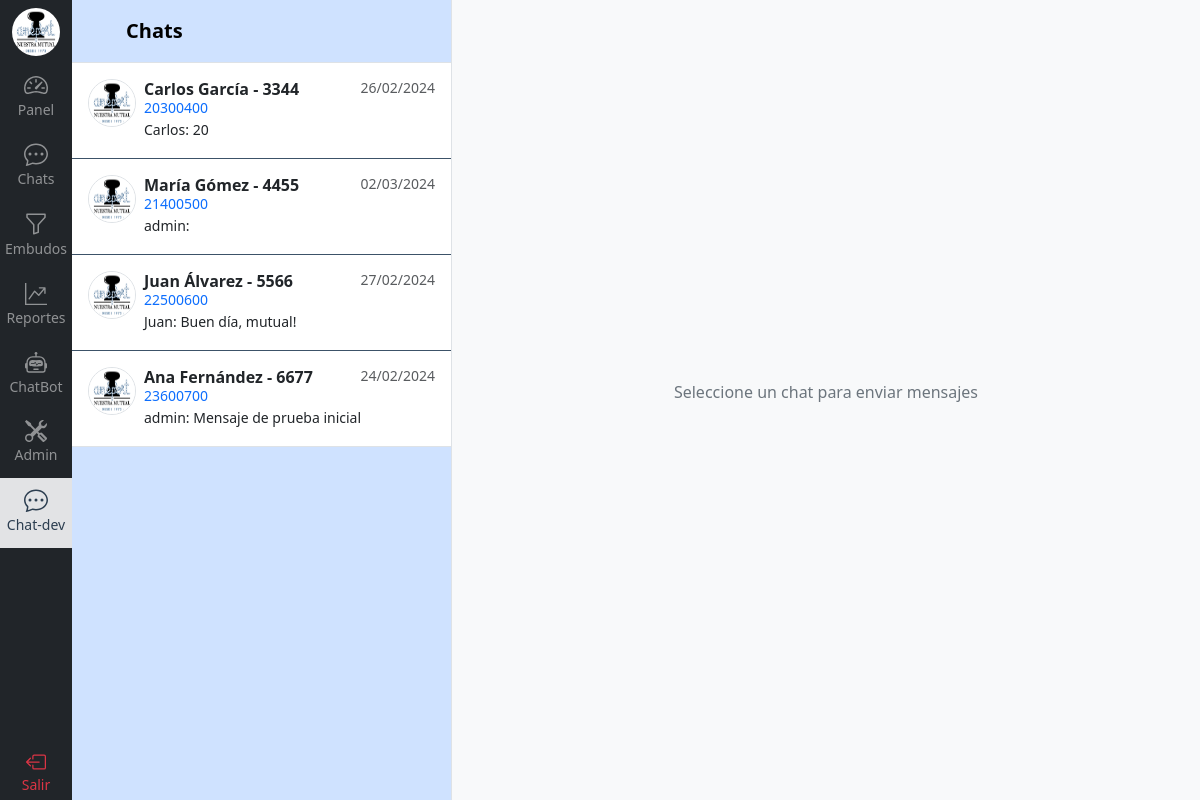
Page /contacto/chat-dev/todos (signed in) on the earlier database version.
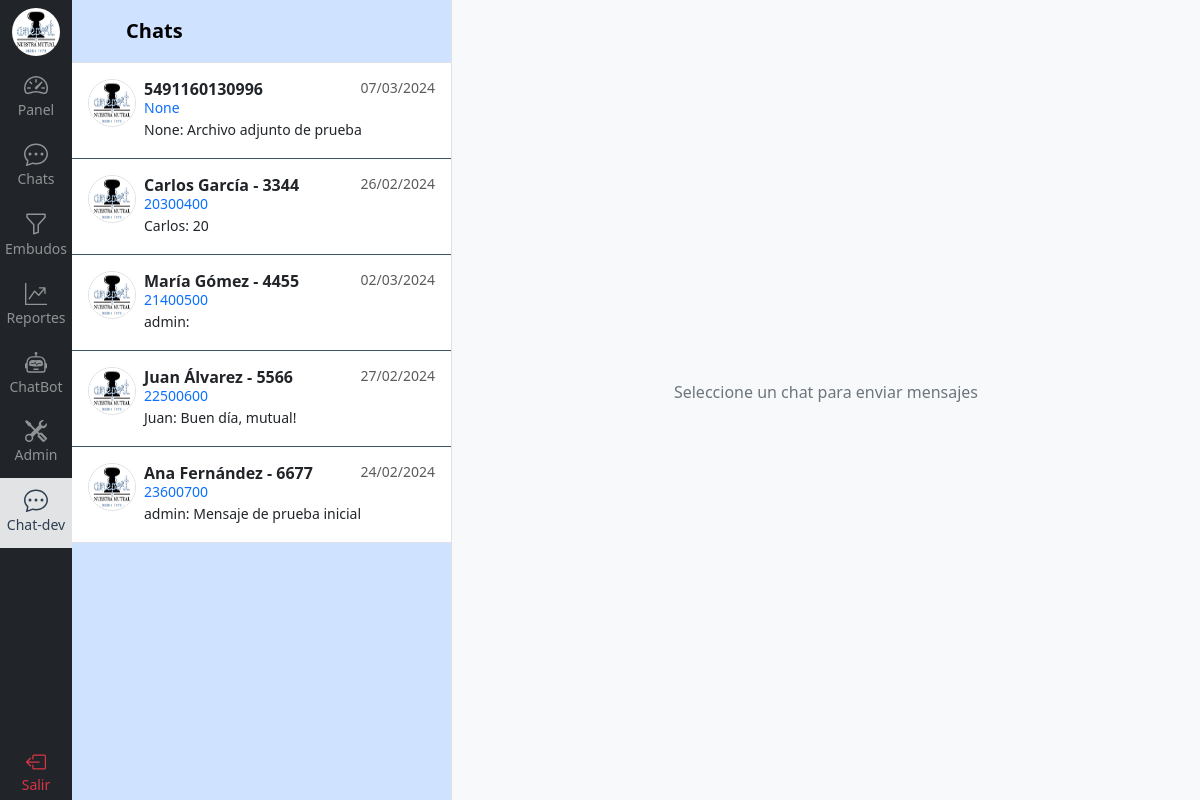
Same page on the later database version.
### chat/models.py (models this page shows, shortened)
class Contacto(models.Model):
    nombre = models.CharField(max_length=100, null=True)
    apellido = models.CharField(max_length=100, null=True)
    dni = models.CharField(max_length=11, null=True)
    telefono = models.CharField(max_length=30)
    email = models.EmailField(max_length=60, null=True)
    empresa = models.CharField(max_length=100, null=True)
    nro_socio = models.PositiveIntegerField(null=True)

### chat/views.py (the view)
# urls.py: path('chat-dev/todos', views.chats, name='chats-dev'),
@login_required
def chats(request):
    lookups = Q()
    sectores_permitidos = request.user.sectores_permitidos()
    if sectores_permitidos:
        for sector_permitido in sectores_permitidos:
            lookups |= Q(contacto_integraciones__contacto_tareas__sector_tarea__sector=sector_permitido)
    else:
        return render(request, 'restringido.html')
    contactos_permitidos = Contacto.objects.filter(lookups) if sectores_permitidos else Contacto.objects.none()
    query = request.GET.get('buscar')
    if query:
        contactos = contactos_permitidos(Q(nombre__icontains=query) | Q(apellido__icontains=query) | Q(nro_socio=query) | Q(dni=query))
    else:
        contactos = contactos_permitidos
    contactos = contactos.annotate(
        last_message_content=Subquery(
            Mensaje.objects.filter(contacto_integracion=OuterRef('pk')).values('contenido').order_by('-fecha_hora')[:1]
        ),
        last_message_date=Subquery(
            Mensaje.objects.filter(contacto_integracion=OuterRef('pk')).values('fecha_hora').order_by('-fecha_hora')[:1]
        ),
        last_message_user=Subquery(
            Mensaje.objects.filter(contacto_integracion=OuterRef('pk')).values('usuario__username').order_by('-fecha_hora')[:1]
        )
    )
    context = {'contactos': contactos, 'debug': DEBUG}
    if request.path == '/contacto/chat-dev/todos': # Para Tests
        return render(request, 'chat/chatsdev.html', context)
    else:
        return render(request, 'chat/chats.html', context)

### usuario/models.py (called while the page is built)
    def sectores_permitidos(self):
        if self.perfil:
            if self.perfil.perfiles_sectores.first():
                return self.perfil.perfiles_sectores.first().sectores.all()
        return []

### templates/chat/chatsdev.html (shortened to what this page needs)
{% extends 'base.html' %}
{% load static %}
{% load humanize %}
{% block content %}
{% include 'navbar.html' %}
  <div class="d-flex flex-column align-items-stretch flex-shrink-0 bg-primary-subtle border-end" style="width: 380px;">
      <a href="/" class="d-flex align-items-center flex-shrink-0 p-3 link-body-emphasis text-decoration-none border-bottom">
        <svg class="bi pe-none me-2" width="30" height="24"><use xlink:href="#bootstrap"></use></svg>
        <span class="fs-5 fw-semibold">Chats</span>
      </a>
      <div id="room-list" class="list-group list-group-flush border-bottom overflow-y-scroll">
        {% for contacto in contactos %}
        <a id="{{ contacto.nro_socio }}" href="{% url 'contacto:chat-dev' contacto.id %}" class="d-flex gap-2 list-group-item py-3 lh-sm">
          <div>
            <img src="{% static 'img/logo.png' %}" alt="mdo" width="48" height="48" class="rounded-circle border">
          </div>
          <div class="w-100">
            <div class="d-flex justify-content-between">
              <div class="d-flex flex-column mb-1">
                {% if contacto.nombre %}
                  <strong>{{ contacto.nombre }} {{ contacto.apellido}} - {{ contacto.nro_socio }}</strong>
                {% else %}
                  <strong>{{ contacto.telefono }}</strong>
                {% endif %}
                <small class="text-primary">{{ contacto.dni }}</small>
              </div>
              <small class="text-body-secondary message-date">
                {% now "d/m/Y" as todays_date %}
                {% if todays_date == contacto.last_message_date|date:"d/m/Y" %}
                  {{ contacto.last_message_date|time:"H:i" }}
                {% else %}
                  {{ contacto.last_message_date|date:"d/m/Y" }}
                {% endif %}
              </small>
            </div>
            <div class="col-10 mb-1 small">
              {% if contacto.last_message_user %}
                {{ contacto.last_message_user }}:
              {% else %}
                {{ contacto.nombre }}:
              {% endif %}
              {{ contacto.last_message_content|truncatechars:50 }}
            </div>
          </div>
      </a>
        {% endfor %}
      </div>
  </div>
  {% now "d/m/Y" as test %}
  {% if contacto_mensajes %}
    {% include 'chat/components/caja_chat.html' %}
  {% else %}
    <div class="flex-grow-1 d-flex align-items-center justify-content-center bg-body-tertiary">
      <p class="text-secondary">Seleccione un chat para enviar mensajes</p>
    </div>
  {% endif %}
{% endblock %}

### templates/base.html (shortened to what this page needs)
{% load static %}
<!DOCTYPE html>
<html>
    <head>
        <link rel="stylesheet" href="{% static 'libs/bootstrap/bootstrap.min.css' %}">
        <link rel="stylesheet" href="{% static 'css/style.css' %}">
    </head>
    <body class="d-flex vh-100 vw-100">
        {% block content %}
        {% endblock %}
    </body>
</html>

### templates/navbar.html (shortened to what this page needs)
{% load static %}
<div class="d-flex flex-column flex-shrink-0 bg-dark" style="width: 4.5rem;">
    <a href="/" class="d-flex justify-content-center align-items-center link-body-emphasis text-decoration-none" data-bs-toggle="tooltip" data-bs-placement="right" data-bs-original-title="Icon-only" style="height: 63px">
      <img src="{% static 'img/logo.png' %}" alt="ameport_logo" width="48" height="48" class="rounded-circle">
    </a>
    <ul class="nav nav-pills nav-flush flex-column mb-auto text-center w-100">
      <li class="nav-item w-100">
        <a href="/" class="nav-link px-0 rounded-0" aria-current="page" data-bs-toggle="tooltip" data-bs-placement="right" aria-label="Home" data-bs-original-title="Home">
          <p class="mb-1 text-white-50"><small>Panel</small></p>
        </a>
      </li>
      <li class="nav-item w-100">
        <a href="{% url 'contacto:chats' %}" class="nav-link px-0 rounded-0 {% if 'contacto/chat/' in request.path %} bg-secondary-subtle text-union {% else %} text-white-50 {% endif %}" data-bs-toggle="tooltip" data-bs-placement="right" aria-label="Dashboard" data-bs-original-title="Dashboard">
          <p class="mb-1"><small>Chats</small></p>
        </a>
      </li>
      <li class="nav-item w-100">
        <a href="{% url 'contacto:embudos' %}" class="nav-link px-0 rounded-0 {% if 'contacto/embudo' in request.path %} bg-secondary-subtle text-union {% else %} text-white-50 {% endif %}" data-bs-toggle="tooltip" data-bs-placement="right" aria-label="Orders" data-bs-original-title="Orders">
          <p class="mb-1"><small>Embudos</small></p>
        </a>
      </li>
      <li class="nav-item w-100">
        <a href="{% url 'reportes' %}" class="nav-link px-0 rounded-0 {% if 'reportes' in request.path %} bg-secondary-subtle text-union {% else %} text-white-50 {% endif %}" data-bs-toggle="tooltip" data-bs-placement="right" aria-label="Products" data-bs-original-title="Products">
          <p class="mb-1"><small>Reportes</small></p>
        </a>
      </li>
      <li class="nav-item w-100">
        <a href="{% url 'bot:menu' %}" class="nav-link px-0 rounded-0 {% if 'drawflow' in request.path %} bg-secondary-subtle text-union {% else %} text-white-50 {% endif %}" data-bs-toggle="tooltip" data-bs-placement="right" aria-label="Customers" data-bs-original-title="Customers">
          <p class="mb-1"><small>ChatBot</small></p>
        </a>
      </li>
      <li class="nav-item w-100">
        <a href="{% url 'administracion' %}" class="nav-link px-0 rounded-0 {% if 'administracion' in request.path %} bg-secondary-subtle text-union {% else %} text-white-50 {% endif %}" data-bs-toggle="tooltip" data-bs-placement="right" aria-label="Customers" data-bs-original-title="Customers">
          <p class="mb-1"><small>Admin</small></p>
        </a>
      </li>
      <li class="nav-item w-100">
        <a href="{% url 'contacto:chats-dev' %}" class="nav-link px-0 rounded-0 {% if 'contacto/chat-dev' in request.path %} bg-secondary-subtle text-union {% else %} text-white-50 {% endif %}" data-bs-toggle="tooltip" data-bs-placement="right" aria-label="Customers" data-bs-original-title="Customers">
          <p class="mb-1"><small>Chat-dev</small></p>
        </a>
      </li>
    </ul>
    <div class="">
      <a href="{% url 'logout' %}" class="nav-link d-flex flex-column justify-content-center align-items-center px-0 rounded-0" data-bs-toggle="tooltip" data-bs-placement="right" aria-label="Customers" data-bs-original-title="Customers">
        <p class="mb-1 text-danger"><small>Salir</small></p>
      </a>
    </div>
  </div>

### static/css/style.css (style rules this page uses)
:root { --primary-color: rgb(44, 62, 80); --primary-hover-color: #3c5268; --primary-light-color: rgb(80, 107, 133); --secondary-color: #FFFFFF; --secondary-light-color: #dee2e7; }
.text-union { color: var(--primary-color); }
.list-group-item { border-color: var(--primary-hover-color); }

Differences in the rows shown:
added Contacto: telefono "5491160130996", dni "None", last_message_date "07/03/2024", nombre "None", last_message_content "Archivo adjunto de prueba"
